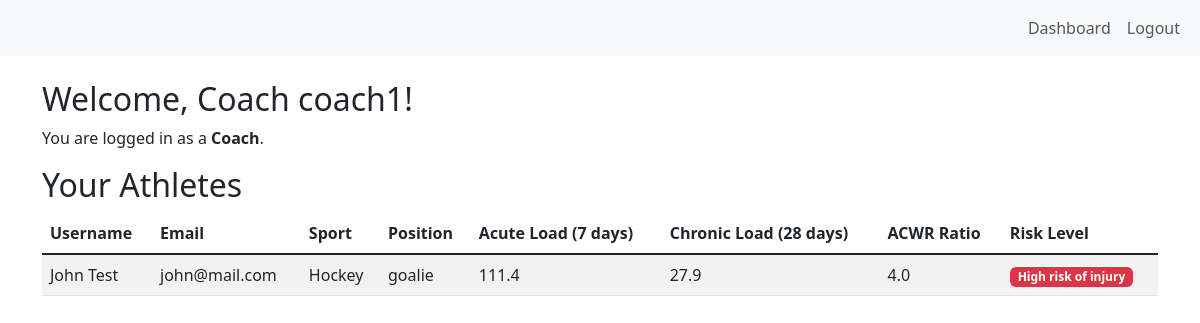
Page /coach/dashboard (signed in) on the earlier database version.
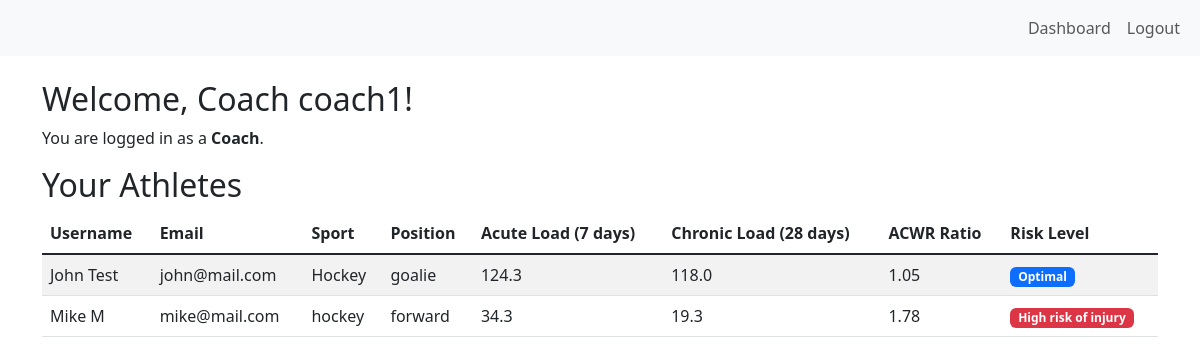
Same page on the later database version.
### app/models.py (models this page shows)
class User(UserMixin, db.Model):
    id = db.Column(db.Integer, primary_key=True)
    username = db.Column(db.String(150), unique=True, nullable=False)
    email = db.Column(db.String(150), unique=True, nullable=False)
    password_hash = db.Column(db.String(256), nullable=False)
    role = db.Column(db.String(50), nullable=False)  # 'coach' or 'athlete'
    created_at = db.Column(db.DateTime, default=datetime.utcnow)

class AthleteProfile(db.Model):
    id = db.Column(db.Integer, primary_key=True)
    user_id = db.Column(db.Integer, db.ForeignKey('user.id'), nullable=False)
    sport = db.Column(db.String(100), nullable=False)
    position = db.Column(db.String(100), nullable=True)
    age = db.Column(db.Integer, nullable=True)
    injury_history = db.Column(db.Text, nullable=True)
    coach_id = db.Column(db.Integer, db.ForeignKey('user.id'), nullable=True)  # Link to coach
    user = db.relationship('User', foreign_keys=[user_id], backref='athlete_profile')

### app/routes.py (the view)
@main_bp.route('/coach/dashboard')
@login_required
def coach_dashboard():
    if current_user.role != 'coach':
        abort(403)  # cannot access if not a coach
    athletes = AthleteProfile.query.filter_by(coach_id=current_user.id).all()
    for athlete in athletes:
        acute_load, chronic_load, acwr_ratio, risk_level = ACWRCalculator.calc_acwr(athlete.user_id)
        athlete.acute_load = acute_load
        athlete.chronic_load = chronic_load
        athlete.acwr_ratio = acwr_ratio
        athlete.risk_level = risk_level
    return render_template('coach_dashboard.html', athletes=athletes)

### app/__init__.py (called while the page is built)
def create_app():
    app = Flask(__name__, template_folder='../templates/')
    app.config.from_object(Config)
    db.init_app(app)
    login_manager.init_app(app)
    from app.models import User
    @login_manager.user_loader
    def load_user(user_id):
        return User.query.get(int(user_id))
    from app.routes import main_bp
    app.register_blueprint(main_bp)
    return app

### app/ml/acwr.py (called while the page is built)
    @staticmethod
    def get_risk_level(ratio):
        if ratio <= 0.8:
            return "Low"
        elif 0.8 <= ratio <= 1.3:
            return "Optimal"
        elif 1.3 <= ratio <= 1.5:
            return "Moderate"
        else:
            return "High"

### app/models.py (called while the page is built)
    @property
    def training_load(self):
        return self.duration_minutes * self.intensity

### templates/coach_dashboard.html
{% extends "base.html" %}
{% block content %}
<div class="container mt-4">
    <h2>Welcome, Coach {{ current_user.username }}!</h2>
    <p>You are logged in as a <strong>Coach</strong>.</p>
    <h2>Your Athletes</h2>
    {% if athletes %}
        <table class="table table-striped table-hover">
            <thead>
                <tr>
                    <th>Username</th>
                    <th>Email</th>
                    <th>Sport</th>
                    <th>Position</th>
                    <th>Acute Load (7 days)</th>
                    <th>Chronic Load (28 days)</th>
                    <th>ACWR Ratio</th>
                    <th>Risk Level</th>
                </tr>
            </thead>
            <tbody class="table-group-divider">
                {% for athlete in athletes %}
                <tr>
                    <td>{{ athlete.user.username }}</td>
                    <td>{{ athlete.user.email }}</td>
                    <td>{{ athlete.sport }}</td>
                    <td>{{ athlete.position }}</td>
                    <td>{{ athlete.acute_load }}</td>
                    <td>{{ athlete.chronic_load }}</td>
                    <td calss="fw-bold">{{ athlete.acwr_ratio }}</td>
                    <td>
                        {% if athlete.risk_level == 'Low' %}
                            <span class="badge bg-success">Low (Under Trained)</span>
                        {% elif athlete.risk_level == 'Optimal' %}
                            <span class="badge bg-primary">Optimal</span>
                        {% elif athlete.risk_level == 'Moderate' %}
                            <span class="badge bg-warning text-dark">Moderate</span>
                        {% elif athlete.risk_level == 'High' %}
                            <span class="badge bg-danger">High risk of injury</span>
                        {% endif %}
                    </td>
                </tr>
                {% endfor %}
            </tbody>
        </table>
    {% else %}
        <p>No athletes assigned to you yet.</p>
    {% endif %}
</div>
{% endblock %}

### templates/base.html (shortened to what this page needs)
<!DOCTYPE html>
<html lang="en">
<head>
    <link href="https://cdn.jsdelivr.net/npm/bootstrap@5.3.0/dist/css/bootstrap.min.css" rel="stylesheet">
</head>
<body>
    <nav class ="navbar navbar-expand-lg navbar-light bg-light">
        <div class="container-fluid">
            <div class="collapse navbar-collapse" id="navbarNav">
            {% if current_user.is_authenticated %}
                <ul class="navbar-nav ms-auto">
                    <li class="nav-item">
                        <a class="nav-link" href="{{ url_for('main.dashboard') }}">Dashboard</a>
                    </li>
                    <li class="nav-item">
                        <a class="nav-link" href="{{ url_for('main.logout') }}">Logout</a>
                    </li>
                </ul>
            {% endif %}
            </div>
        </div>
    </nav>
    {% block content %}
    {% endblock %}
</body>
</html>

Differences in the rows shown:
computed for AthleteProfile "Hockey": acute_load "111.4" → "124.3"; chronic_load "27.9" → "118.0"; acwr_ratio "4.0" → "1.05"; text "High risk of injury" → "Optimal"
added AthleteProfile: user.username "Mike M", user.email "mike@mail.com", sport "hockey", position "forward", acute_load "34.3", chronic_load "19.3", acwr_ratio "1.78", shows "High risk of injury"
